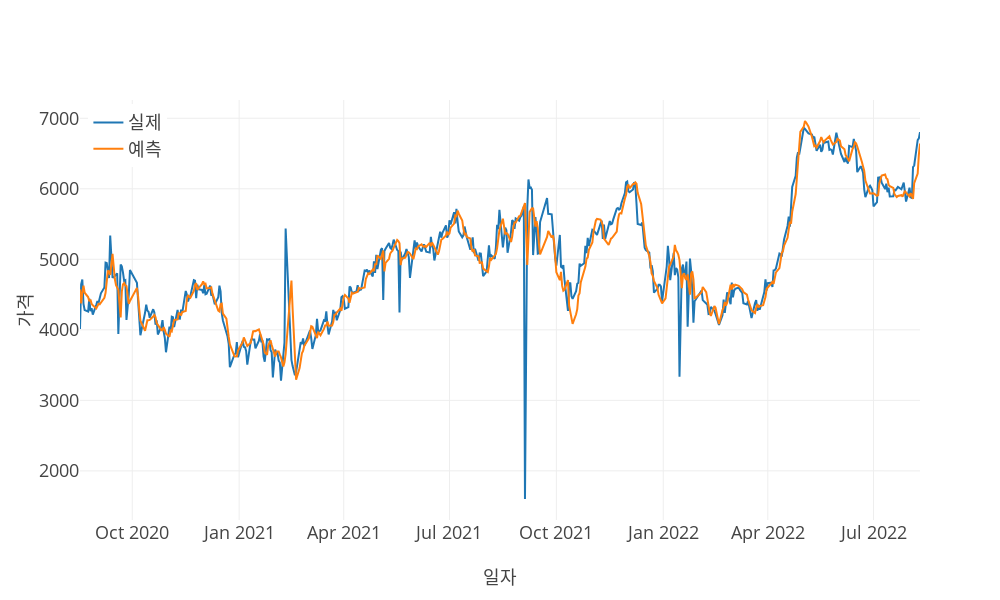

Here is the notebook cell this chart was saved with:
### Code cell
print("\nGRU")
gru, val_dataloader = RNN(
    data,
    training_cutoff,
    _output,
    group,
    max_encoder_length,
    max_prediction_length,
    time_varying_known_categoricals,
    time_varying_unknown_categoricals,
    time_varying_known_reals,
    batch_size,
    pathForSavingModels(product, product_attribute, raw_file_name, 'GRU'),
    'GRU'
)

actuals = torch.cat([y[0] for x, y in iter(val_dataloader)])
gru_predictions = gru.predict(val_dataloader)

model_eval(actuals, gru_predictions, predictions_x_axis, stdout=True, vis=True)

### Figure 1 — Plotly figure (JSON) as saved in the notebook; plotly's stock layout.template omitted (floating-point values rounded to 4 significant figures; data arrays with more than 128 entries replaced by an {"elided": "..."} marker saying what was removed)
{"data": [{"mode": "lines", "name": "실제", "type": "scatter", "x": {"elided": "510 str values"}, "y": {"elided": "510 float values"}}, {"mode": "lines", "name": "예측", "type": "scatter", "x": {"elided": "510 str values"}, "y": {"elided": "510 float values"}}], "layout": {"height": 600, "legend": {"x": 0.01, "xanchor": "left", "y": 0.99, "yanchor": "top"}, "width": 1000, "xaxis": {"title": {"text": "일자"}}, "yaxis": {"title": {"text": "가격"}}}}
